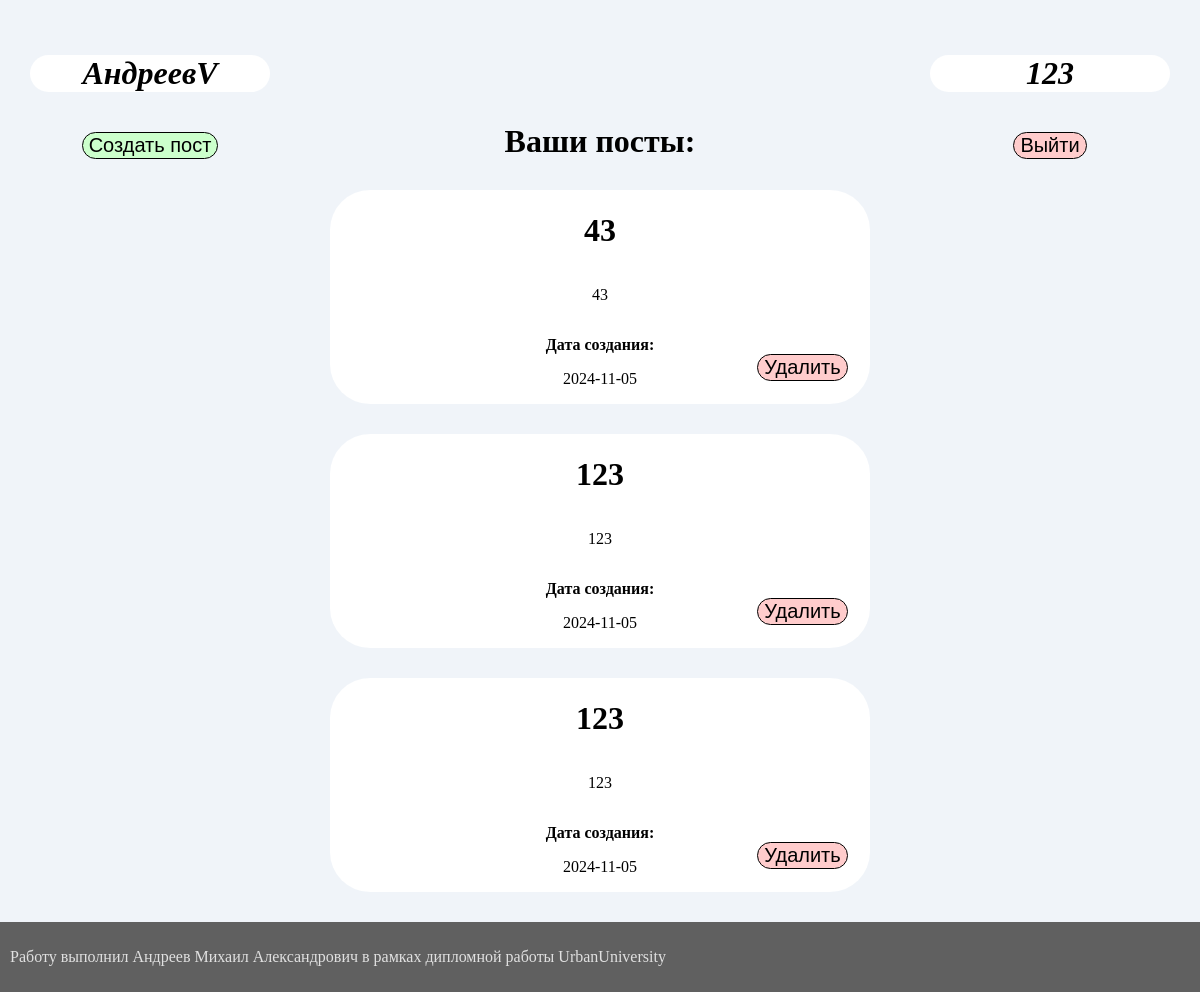
Page /your_profile (signed in) on the committed database.
### models/Posts.py (models this page shows)
class Posts(Base):
    __tablename__ = 'posts'
    __table_args__ = {'keep_existing': True}
    id = Column(Integer, primary_key=True, index=True)
    title = Column(String)
    description = Column(String)
    date_of_creation = Column(Date)
    user_id = Column(Integer, ForeignKey('users.id'), nullable=True)
    users = relationship('Users')

### main.py (the view)
@app.get("/your_profile")
async def profile_get(request: Request, db: Annotated[Session, Depends(get_db)]) -> HTMLResponse:
    user = request.session.get("username")
    user_id = request.session.get("user_id")
    post_list = []
    for i in db.scalars(select(Posts).where(Posts.user_id == user_id)):
        post_list.append(i)
    post_list.reverse()
    return templates.TemplateResponse('your_profile.html',  {'request': request,
                                                             'title': 'Ваш профиль',
                                                             'user': user,
                                                             'href_main': '/main_page',
                                                             'href_prof': '#',
                                                             'post_list': post_list,
                                                              })

### templates/your_profile.html
{% extends "main_page.html" %}
{% block left_col %}
   <div style="position: sticky; top: 90px; margin: 30px;">
        <a href="create_post/">
            <button class="butt" style="background: #CCFFCC; cursor:pointer;"> Создать пост </button>
        </a>
    </div>
{% endblock %}
{% block main %}
            <h1> Ваши посты:</h1>
            {% for i in post_list %}
                <form method="POST">
                    <div style="display: grid; grid-template-rows: auto; grid-template-columns: auto;
                         border-radius: 40px; background: #ffffff; margin: 30px;">
                        <div>
                            <h1> {{ i.title }} </h1>
                        </div>
                        <div>
                            <p> {{ i.description }} </p>
                        </div>
                        <div style="display: grid; grid-template-rows: auto; grid-template-columns: 25% 50% 25%;">
                            <div>
                            </div>
                            <div>
                                <p style="font-weight: bold;"> Дата создания: </p>
                                <p> {{ i.date_of_creation }} </p>
                            </div>
                            <div>
                                <button style="position: relative; top: 40%; background: #FFCCCC; cursor:pointer;"
                                        class="butt" type="submit" name="delete" value="{{ i.id }}">
                                    <p style="margin: 0;"> Удалить </p>
                                </button>
                            </div>
                        </div>
                    </div>
                </form>
            {% endfor %}
{% endblock %}
{% block right_col %}
    <div style="position: sticky; top: 90px; margin: 30px;">
        <a href="/">
            <button class="butt" style="background: #FFCCCC; cursor:pointer;"> Выйти </button>
        </a>
    </div>
{% endblock %}

### templates/main_page.html (style rules this page uses)
html { height: 100%; }
body { margin: 0; min-height: 100%; display: grid; grid-template-rows: auto 1fr auto; background: #f0f4f9; }
.butt { border: 1px solid; border-radius: 20px; font-weight: normal; font-size: 20px; text-align: center; }

### rows in the picture
Posts: title "43", description "43", date_of_creation "2024-11-05", {{ i.id }} 7 (drawn)
Posts: title "123", description "123", date_of_creation "2024-11-05", {{ i.id }} 2 (drawn)
Posts: title "123", description "123", date_of_creation "2024-11-05", {{ i.id }} 1 (drawn)

### other values in the picture
{{ user }} "123"
